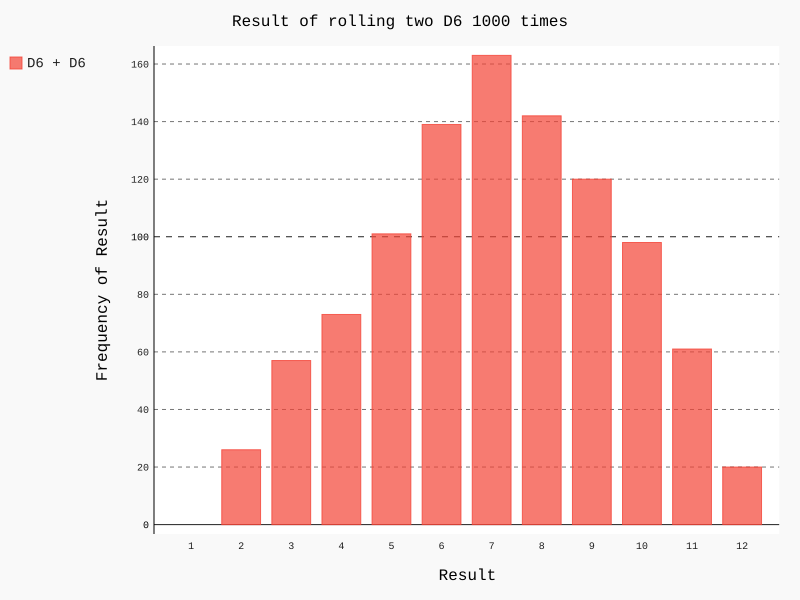

The Python source for this figure:
import pygal
from die import Die

die_1 = Die()
die_2 = Die()


results = []
for roll_num in range(1000):
    result = die_1.roll() + die_2.roll()
    results.append(result)

frequencies = []
max_result = die_1.num_sides + die_2.num_sides
for value in range(1, max_result+1):
    frequency = results.count(value)
    frequencies.append(frequency)

hist = pygal.Bar()

hist.title = "Result of rolling two D6 1000 times"
hist.x_labels = ['1', '2', '3', '4', '5', '6', '7', '8', '9', '10', '11', '12']
hist.x_title = "Result"
hist.y_title = "Frequency of Result"

hist.add("D6 + D6", frequencies)
hist.render_to_file('dice_visual.svg')
